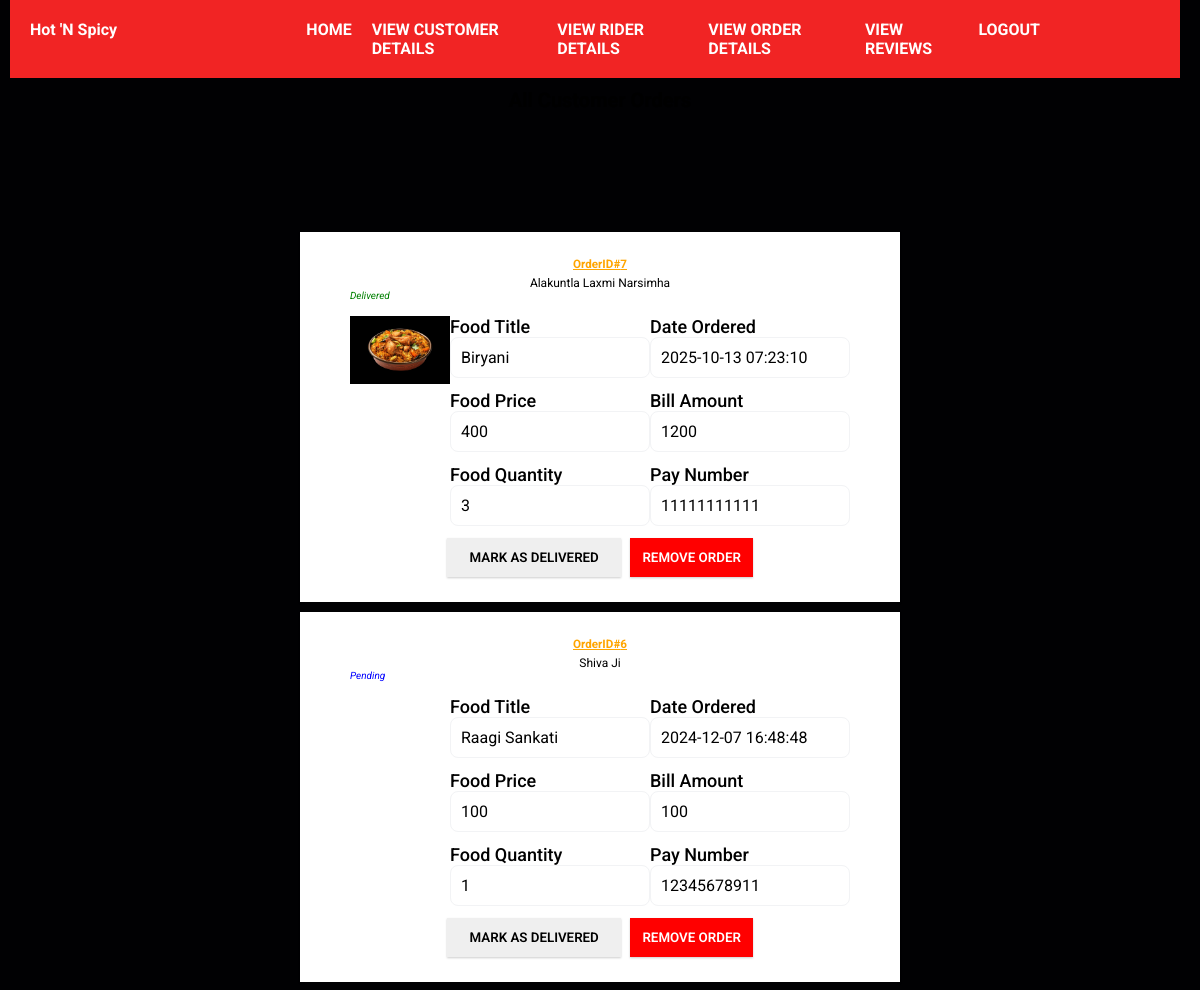
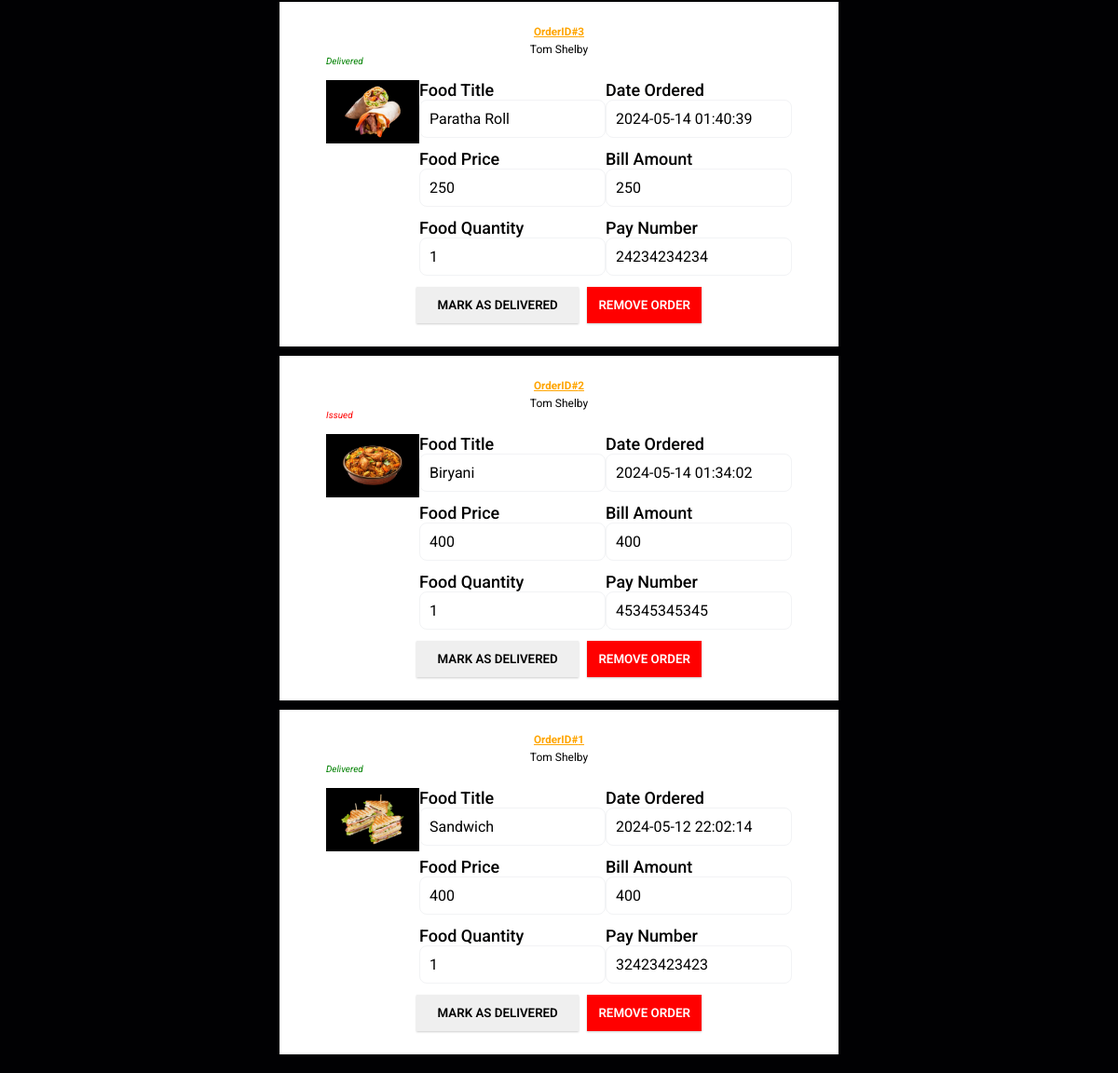
The page /allcustomer_orders (signed in) on the database its author committed (2 pictures, top to bottom).
### tables this page shows
CREATE TABLE Ordered (
        Order_Id        INTEGER PRIMARY KEY AUTOINCREMENT,
        customer_id	    int NOT NULL,
        food_no	        int NOT NULL,
        pay_id	        int NOT NULL,
        ordered_date	TIMESTAMP DEFAULT CURRENT_TIMESTAMP,
        quantity	    int DEFAULT 0,
        pay_amount	    int NOT NULL CHECK("pay_amount" > 0),
        order_status    VARCHAR(10) default 'Issued' CHECK(order_status='Pending' OR order_status='Delivered' OR order_status='Issued'), 
        rider_id        int NULL,   
        FOREIGN KEY(pay_id) REFERENCES Payment(pay_id) on delete set NULL,
        FOREIGN KEY(food_no) REFERENCES FOOD(food_no) on delete cascade,
        FOREIGN KEY(customer_id) REFERENCES CUSTOMERS(customer_id) on delete cascade
        FOREIGN KEY (rider_id) REFERENCES Riders(rider_id) on delete set NULL
        );

CREATE TABLE Customers(
        customer_id    INTEGER PRIMARY KEY AUTOINCREMENT,
        phone_no       varchar (25),
        user_name      VARCHAR (30),
        first_name     VARCHAR (30),
        last_name      VARCHAR (30),
        password        VARCHAR (30),
        address        VARCHAR (100),
        email          VARCHAR (50),
        admin_id        int not null,
        FOREIGN KEY (ADMIN_ID) REFERENCES ADMIN(ADMIN_ID)
        );

CREATE TABLE Food
    (
        food_no          INTEGER PRIMARY KEY AUTOINCREMENT ,
        food_image       VARCHAR(300) ,
        food_price       int,
        food_title       VARCHAR (100) ,
        food_description VARCHAR (500) ,
        admin_id         int NOT NULL,
        FOREIGN KEY (ADMIN_ID) REFERENCES ADMIN(ADMIN_ID)
    );

CREATE TABLE PAYMENT
    (
        pay_id                INTEGER PRIMARY KEY AUTOINCREMENT,
        pay_number            VARCHAR (15),
        customer_id           INT NOT NULL,
        FOREIGN KEY(customer_id) REFERENCES CUSTOMERS(customer_id) on delete cascade
    );

### app.py (the view)
@app.route('/allcustomer_orders')
def allOrders():
    if "email" and "password" in session:
        orderDetails = db.returnAllOrderDetailsOfCustomerWithJoins()
        orderDetails = orderDetails.fetchall()
        return render_template('AllorderDetails.html', orderDetails=orderDetails)
    return redirect(url_for('adminLogin'))

### database.py (called while the page is built)
    @staticmethod
    def returnAllOrderDetailsOfCustomerWithJoins():
        connection = s.connect("foodSystem.db")
        cursor = connection.cursor()
        orderDetails = cursor.execute(f'''
        SELECT Customers.first_name, Customers.last_name, ORDERED.Order_ID, FOOD.food_title, FOOD.food_price, FOOD.food_image, ORDERED.ordered_date,
        ORDERED.quantity, ORDERED.pay_amount, Payment.pay_number, ORDERED.order_status FROM ORDERED
        INNER JOIN CUSTOMERS
        ON ORDERED.customer_id = CUSTOMERS.customer_id
        INNER JOIN PAYMENT
        ON ORDERED.pay_id = PAYMENT.pay_id
        INNER JOIN FOOD
        ON ORDERED.food_no = FOOD.food_no
        order by ORDERED.Order_ID DESC
        ''')
        return orderDetails

### templates/AllorderDetails.html (shortened to what this page needs)
{% extends 'adminBase.html' %}
{% block body %}
{% if orderDetails|length != 0 %}
    <h1 style="text-align: center;margin-top: 10px;">All Customer Orders</h1>
    <div class="orderDetails">
        {% for i in range(orderDetails|length) %}
        <div class="detailCard">
            <div class="orderId">OrderID#{{ orderDetails[i][2] }} </div>
            <div style="text-align: center;margin-top: 5px; font-size: larger;" class="customerName">{{ orderDetails[i][0] }} {{ orderDetails[i][1] }}</div>
            <span style="color:blue;font-style: italic;" class="order_status">{{ orderDetails[i][10] }}</span>
            <div class="Singledetail">
                <div class="orderedImg">
                    <img src="/static/images/{{ orderDetails[i][5] }}" alt="">
                </div>
                <div class="foodDetail1">
                      <span class="foodDetailHeadings">Food Title</span>
                      <div class="Ftitle"><p>{{ orderDetails[i][3] }}</p></div>
                      <span class="foodDetailHeadings">Food Price</span>
                      <div class="Fprice"><p>{{ orderDetails[i][4] }}</p></div>
                      <span class="foodDetailHeadings">Food Quantity</span>
                      <div class="Fquantity"><p>{{ orderDetails[i][7] }}</p></div>
                </div>
                <div class="orderAndPaymentDetail">
                    <span class="foodDetailHeadings">Date Ordered</span>
                    <div class="orderedDate"><p>{{ orderDetails[i][6] }}</p></div>
                    <span class="foodDetailHeadings">Bill Amount</span>
                    <div class="orderAmount"><p>{{ orderDetails[i][8] }}</p></div>
                    <span class="foodDetailHeadings">Pay Number</span>
                    <div class="payNumber"><p>{{ orderDetails[i][9] }}</p></div>
                </div>
            </div>
            <div class="mark_AND_remove">
            <span class="mark_As_Done">
                <a href="/update_orderMarked/{{ orderDetails[i][2] }}"><button class="markDoneBtn">MARK AS DELIVERED</button></a>
            </span>
            <span class="removeOrder">
                <a href="/remove_order/{{ orderDetails[i][2] }}"><button id="removeOrder">REMOVE ORDER</button></a>
            </span>
        </div>
        </div>
        {% endfor %}
    </div>
    {% else %}
    <p style="text-align: center;font-size: larger;color: white;">Customers have't ordered anything yet.</p>
{% endif %}
{% endblock body %}

### static/css/adminStyle.css (style rules this page uses)
* { margin: 0; padding: 0; font-family:system-ui, -apple-system, BlinkMacSystemFont, 'Segoe UI', Roboto, Oxygen, Ubuntu, Cantarell, 'Open Sans', 'Helvetica Neue', sans-serif; }
body { background-color: #000000; }

### static/css/style.css (style rules this page uses)
:root { --main-color: #f12424; --black: #13131a; --bg: #010103; --border: .1rem solid rgba(255, 255, 255, .3); }
* { margin: 0; padding: 0; font-family:'Roboto', sans-serif; outline: none; border:none; box-sizing: border-box; text-decoration: none; text-transform: capitalize; transition: .2s linear; }
html { font-size: 62.5%; overflow-x: hidden; scroll-padding-top: 9rem; scroll-behavior: smooth; }
body { background: var(--bg); }
.orderDetails { margin-left: 25%; margin-right: 25%; margin-bottom: 20px; margin-top: 10%; }
.detailCard { margin-top: 10px; padding: 25px 50px 25px 50px; box-shadow: 0 1px 2px rgba(0, 0, 0, 0.2); background-color: white; }
.orderId { text-align: center; color: orange; text-decoration: underline; font-size: 1.17em; font-weight: bold; }
.Singledetail { margin-top: 15px; display: flex; justify-content: space-around; }
.foodDetailHeadings { font-size: large; font-weight: 500; }
.Ftitle p, .Fprice p, .Fquantity p, .orderedDate p, .orderAmount p, .payNumber p { width: auto; font-size: medium; padding: 10px; width: 200px; border-radius: max(0px, min(8px, ((100vw - 4px) - 100%) * 9999)) / 8px; border: 1px solid #F2F3F5; margin-bottom: 12px; }
.orderedImg { width: 20%; }
.orderedImg img { width:100px; }
.mark_As_Done button { text-align: center; font-weight: 600; padding: 12px; width: 95%; border: none; cursor: pointer; box-shadow: 0 1px 2px rgba(0, 0, 0, 0.2); margin-right: 30px; }
.mark_AND_remove { display: flex; justify-content: center; align-items: center; }
.removeOrder button { text-align: center; font-weight: 600; padding: 12px; width: 100%; border: none; cursor: pointer; background-color: red; color: white; box-shadow: 0 1px 2px rgba(0, 0, 0, 0.2); }

### rows shown on the page
Ordered: Order_Id "7", order_status "Delivered", quantity "3", ordered_date "2025-10-13 07:23:10", pay_amount "1200"
Customers: first_name "Alakuntla", last_name "Laxmi Narsimha"
Food: food_image (picture), food_title "Biryani" "Biryani", food_price "400" "400"
PAYMENT: pay_number "11111111111"
Ordered: Order_Id "6", order_status "Pending", quantity "1", ordered_date "2024-12-07 16:48:48", pay_amount "100"
Customers: first_name "Shiva", last_name "Ji"
Food: food_title "Raagi Sankati", food_price "100"
PAYMENT: pay_number "12345678911"
Ordered: Order_Id "3", order_status "Delivered", quantity "1", ordered_date "2024-05-14 01:40:39", pay_amount "250"
Customers: first_name "Tom" "Tom" "Tom", last_name "Shelby" "Shelby" "Shelby"
Food: food_image (picture), food_title "Paratha Roll", food_price "250"
PAYMENT: pay_number "24234234234"
Ordered: Order_Id "2", order_status "Issued", quantity "1", ordered_date "2024-05-14 01:34:02", pay_amount "400"
PAYMENT: pay_number "45345345345"
Ordered: Order_Id "1", order_status "Delivered", quantity "1", ordered_date "2024-05-12 22:02:14", pay_amount "400"
Food: food_image (picture), food_title "Sandwich", food_price "400"
PAYMENT: pay_number "32423423423"
